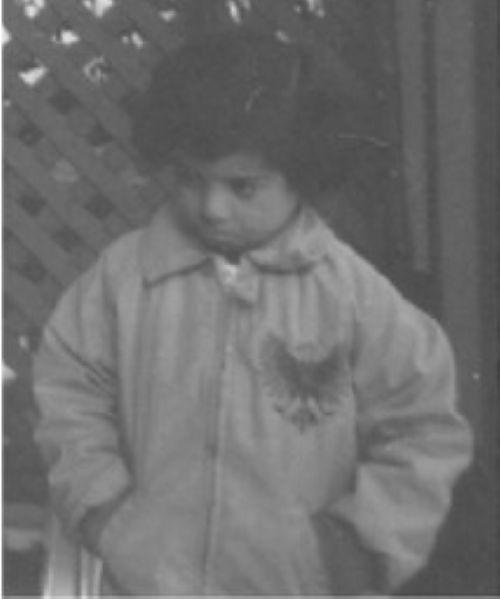
#> input picture tasks week 3/kid.jpg, 500 x 599 px, found by its file name
$ python taskC.py
#> lines starting #> are read from the running program, lines starting #| are printed output that depends on the picture
import cv2
import numpy as np
import matplotlib.pyplot as plt

# --- Step 1: Read image ---
image_path = r"D:\computer vision tasks\tasks week 3\kid.jpg"  # Change this
image = cv2.imread(image_path, cv2.IMREAD_GRAYSCALE)
#> image is the input picture: shape (599, 500); min 63, max 255, mean 110.9

if image is None:
    raise ValueError("Image not found!")

# --- Step 2: Histogram ---
hist = cv2.calcHist([image], [0], None, [256], [0, 256])
#> hist = 256 values, max 9744 at index 82, min 0 at index 0, mean 1169.9
hist = hist.ravel()

plt.plot(hist, color='black')
plt.title("Original Histogram")
plt.xlabel("Pixel Intensity (0-255)")
plt.ylabel("Frequency")
plt.show()
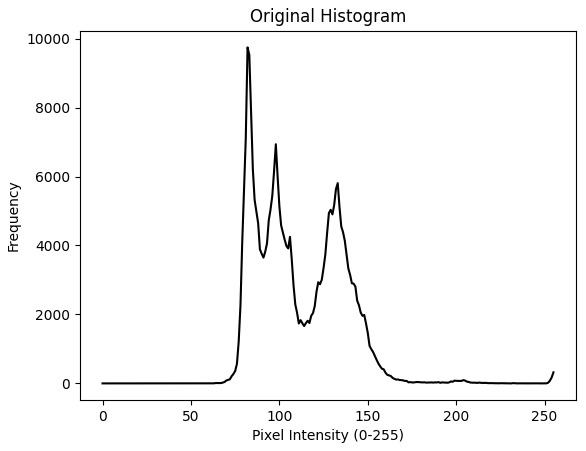
#> figure drawn by matplotlib, 1 panel; curve peaks at x = 82, y = 9744

# --- Step 3: Analyze brightness/contrast ---
mean_intensity = np.mean(image)
#> mean_intensity = 110.9
std_intensity = np.std(image)
#> std_intensity = 24.39

if mean_intensity < 60:
    img_condition = "Over Dark"
elif mean_intensity > 190:
    img_condition = "Over Bright"
elif std_intensity < 40:
    img_condition = "Low Contrast"
else:
    img_condition = "Normal"

print(f"Detected Condition: {img_condition}")

# --- Step 4: Enhancement ---
enhanced = image.copy()

if img_condition == "Over Dark":
    # Brighten → Histogram Equalization
    enhanced = cv2.equalizeHist(image)

elif img_condition == "Over Bright":
    # Darken → Gamma Correction (<1 darkens, >1 brightens)
    gamma = 2.0
    invGamma = 1.0 / gamma
    table = np.array([((i / 255.0) ** invGamma) * 255
                     for i in np.arange(0, 256)]).astype("uint8")
    enhanced = cv2.LUT(image, table)

elif img_condition == "Low Contrast":
    # Contrast Enhancement → CLAHE
    clahe = cv2.createCLAHE(clipLimit=2.0, tileGridSize=(8, 8))
    enhanced = clahe.apply(image)
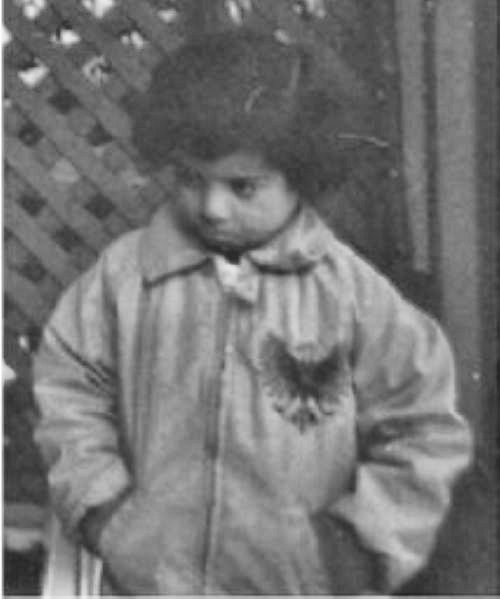
#> enhanced: shape (599, 500); min 33, max 255, mean 115.8

else:
    enhanced = image  # No change if normal

# --- Step 5: Show before & after ---
plt.figure(figsize=(10, 4))

plt.subplot(1, 2, 1)
plt.imshow(image, cmap="gray")
plt.title(f"Original ({img_condition})")
plt.axis("off")

plt.subplot(1, 2, 2)
plt.imshow(enhanced, cmap="gray")
plt.title("Enhanced Image")
plt.axis("off")

plt.show()
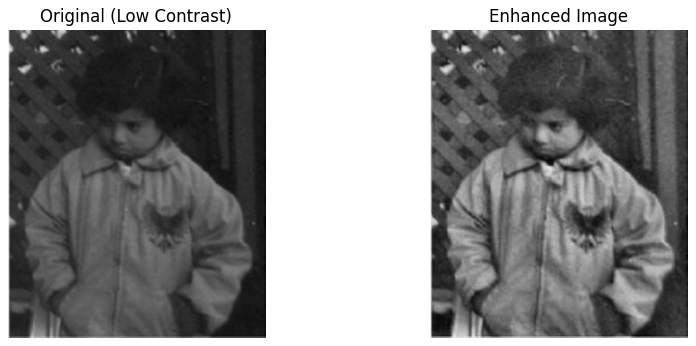
#> figure drawn by matplotlib, 2 panels
